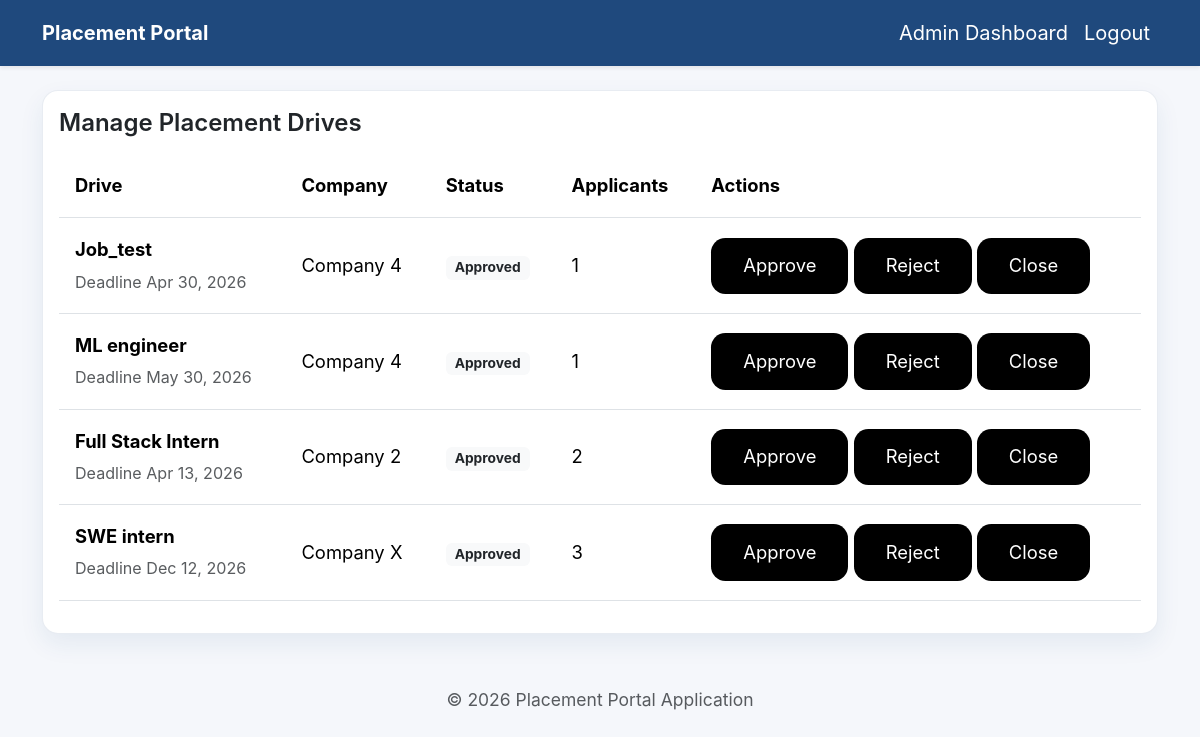
/admin/drives (signed in), run on the app's committed database.
### models.py (models this page shows, shortened)
class PlacementDrive(db.Model):
    id = db.Column(db.Integer, primary_key=True)
    company_id = db.Column(db.Integer, db.ForeignKey("company_profile.id"))
    job_title = db.Column(db.String(200), nullable=False)
    job_description = db.Column(db.Text, nullable=False)
    eligibility = db.Column(db.Text)
    application_deadline = db.Column(db.Date, nullable=False)
    status = db.Column(db.String(32), default="Pending")
    location = db.Column(db.String(150))
    salary = db.Column(db.String(120))
    created_at = db.Column(db.DateTime, default=datetime.utcnow)
    company = db.relationship("CompanyProfile", back_populates="drives")
    applications = db.relationship("Application", back_populates="drive")
    @property
    def applicant_count(self):
        return len(self.applications)

class CompanyProfile(db.Model):
    id = db.Column(db.Integer, primary_key=True)
    user_id = db.Column(db.Integer, db.ForeignKey("user.id"), unique=True)
    name = db.Column(db.String(180), nullable=False)
    hr_contact = db.Column(db.String(120))
    website = db.Column(db.String(200))
    description = db.Column(db.Text)
    approval_status = db.Column(db.String(32), default="Pending")
    is_blacklisted = db.Column(db.Boolean, default=False)
    user = db.relationship("User", back_populates="company_profile")
    drives = db.relationship("PlacementDrive", back_populates="company")

### app.py (the view)
    @app.route("/admin/drives")
    @admin_required
    def admin_drives():
        drives = PlacementDrive.query.order_by(PlacementDrive.created_at.desc()).all()
        return render_template("admin/drives.html", drives=drives)

### app.py (called while the page is built)
def role_required(role):
    def decorator(view):
        @wraps(view)
        def wrapped_view(*args, **kwargs):
            if not current_user.is_authenticated or current_user.role != role:
                flash("Access denied. Please log in with the correct account.", "warning")
                return redirect(url_for("login"))
            if not current_user.is_active:
                flash("Your account is deactivated. Contact the institute.", "danger")
                return redirect(url_for("login"))
            return view(*args, **kwargs)
        return wrapped_view
    return decorator

### models.py (called while the page is built)
    @property
    def is_admin(self):
        return self.role == "admin"

### templates/admin/drives.html (shortened to what this page needs)
{% extends 'base.html' %}
{% block content %}
  <div class="card p-3">
    <h4 class="mb-3">Manage Placement Drives</h4>
    {% if drives %}
      <div class="table-responsive">
        <table class="table align-middle">
          <thead>
            <tr>
              <th>Drive</th>
              <th>Company</th>
              <th>Status</th>
              <th>Applicants</th>
              <th>Actions</th>
            </tr>
          </thead>
          <tbody>
            {% for drive in drives %}
              <tr>
                <td>
                  <strong>{{ drive.job_title }}</strong><br />
                  <small class="text-muted">Deadline {{ drive.application_deadline.strftime('%b %d, %Y') }}</small>
                </td>
                <td>{{ drive.company.name }}</td>
                <td><span class="badge bg-light text-dark">{{ drive.status }}</span></td>
                <td>{{ drive.applicant_count }}</td>
                <td class="text-nowrap">
                  <form method="post" action="{{ url_for('admin_update_drive', drive_id=drive.id) }}" class="d-inline">
                    <button class="btn btn-sm btn-success" type="submit">Approve</button>
                  </form>
                  <form method="post" action="{{ url_for('admin_update_drive', drive_id=drive.id) }}" class="d-inline">
                    <button class="btn btn-sm btn-warning" type="submit">Reject</button>
                  </form>
                  <form method="post" action="{{ url_for('admin_update_drive', drive_id=drive.id) }}" class="d-inline">
                    <button class="btn btn-sm btn-outline-danger" type="submit">Close</button>
                  </form>
                </td>
              </tr>
            {% endfor %}
          </tbody>
        </table>
      </div>
    {% else %}
      <p class="text-muted mb-0">No placement drives recorded.</p>
    {% endif %}
  </div>
{% endblock %}

### static/css/site.css (style rules this page uses)
:root { --bg: #f5f7fb; --card: #ffffff; --text: #0f172a; --muted: #556073; --primary: #1f497d; --accent: #0d9d5d; --border: rgba(31, 73, 125, 0.1); }
* { box-sizing: border-box; }
body { font-family: 'Inter', 'Segoe UI', system-ui, sans-serif; background-color: var(--bg); margin: 0; color: var(--text); font-size: 1.25rem; line-height: 1.7; }
.card, .card .table, .table th, .table td, .alert { font-size: 1.15rem; }
.card { background: var(--card); border: 1px solid var(--border); border-radius: 1rem; box-shadow: 0 10px 25px rgba(31, 73, 125, 0.08); padding: 1.75rem; }
h2, h3, h4, h5 { font-weight: 600; line-height: 1.3; }
.table thead { background: rgba(31, 73, 125, 0.04); }
.table th, .table td { font-size: 1.15rem; padding: 1rem; }
.card small { color: var(--muted); }
.btn { font-size: 1.15rem; padding: 0.9rem 2rem; background-color: #000; color: #fff !important; border: none; border-radius: 0.9rem; }

### data on the page
PlacementDrive: job_title "Job_test", application_deadline "Apr 30, 2026", company.name "Company 4", status "Approved", applicant_count "1"
PlacementDrive: job_title "ML engineer", application_deadline "May 30, 2026", company.name "Company 4", status "Approved", applicant_count "1"
PlacementDrive: job_title "Full Stack Intern", application_deadline "Apr 13, 2026", company.name "Company 2", status "Approved", applicant_count "2"
PlacementDrive: job_title "SWE intern", application_deadline "Dec 12, 2026", company.name "Company X", status "Approved", applicant_count "3"
